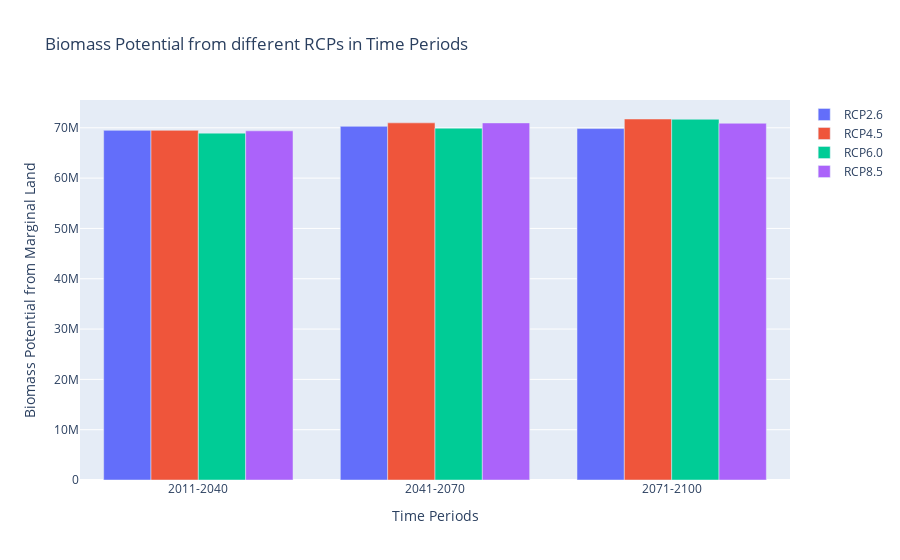

The notebook cell saved with this chart:
### Code cell
fig_marg_ita

### Figure 1 — Plotly figure (JSON) as saved in the notebook; plotly's stock layout.template omitted (floating-point values rounded to 4 significant figures)
{"data": [{"name": "RCP2.6", "type": "bar", "x": ["2011-2040", "2041-2070", "2071-2100"], "y": [69490000.0, 70290000.0, 69850000.0]}, {"name": "RCP4.5", "type": "bar", "x": ["2011-2040", "2041-2070", "2071-2100"], "y": [69500000.0, 70980000.0, 71750000.0]}, {"name": "RCP6.0", "type": "bar", "x": ["2011-2040", "2041-2070", "2071-2100"], "y": [68940000.0, 69920000.0, 71700000.0]}, {"name": "RCP8.5", "type": "bar", "x": ["2011-2040", "2041-2070", "2071-2100"], "y": [69400000.0, 70970000.0, 70910000.0]}], "layout": {"barmode": "group", "title": {"text": "Biomass Potential from different RCPs in Time Periods"}, "xaxis": {"title": {"text": "Time Periods"}}, "yaxis": {"title": {"text": "Biomass Potential from Marginal Land"}}}}
